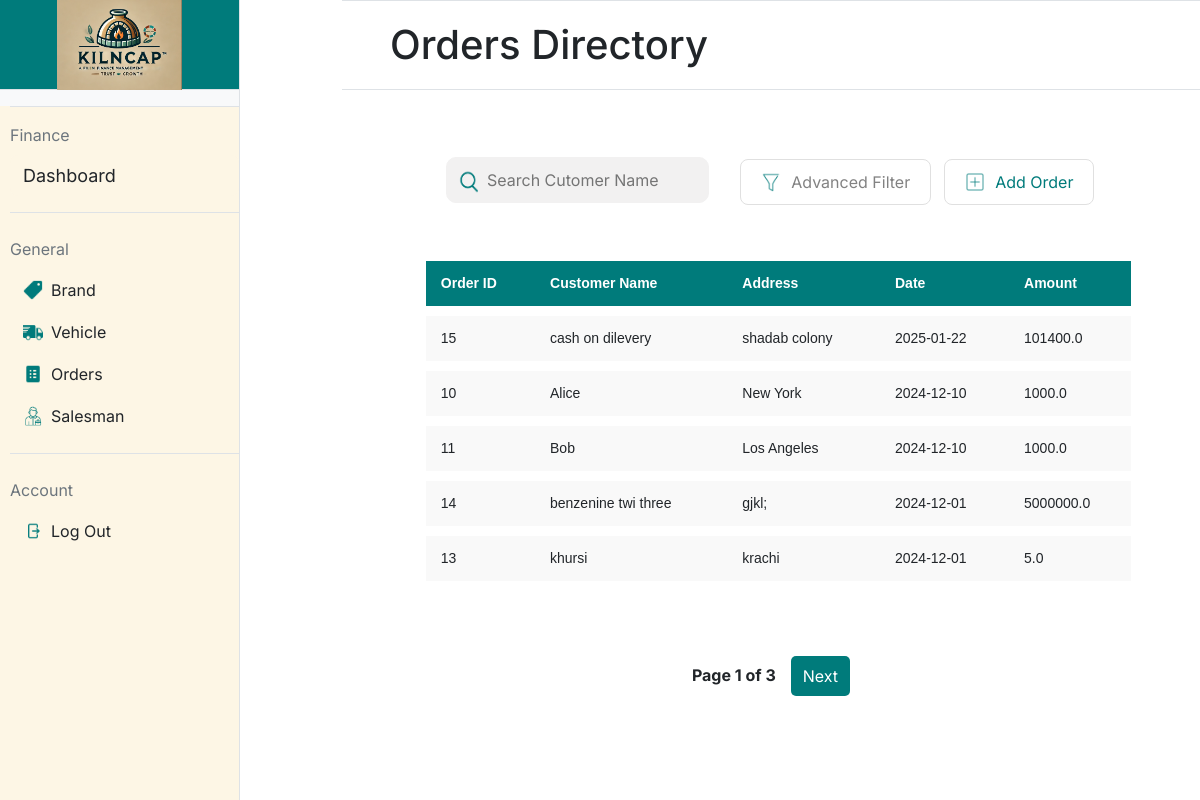
/orders (signed in), run on the app's committed database.
### models/order.py (models this page shows, shortened)
class Order(db.Model):
    __tablename__ = 'orders'
    id = db.Column(db.Integer, primary_key=True)  # Order ID
    customer_name = db.Column(db.String(100), nullable=False)  # Customer's name
    customer_contact = db.Column(db.String(15), nullable=False)  # Customer's contact number
    customer_address = db.Column(db.String(200), nullable=False)  # Customer's address
    vehicle_rent = db.Column(db.Float, nullable=False)  # Vehicle rent
    labor_cost = db.Column(db.Float, nullable=False)  # Labor cost
    total_amount = db.Column(db.Float, nullable=False)  # Total amount for the order
    order_date = db.Column(db.DateTime, nullable=False, default=db.func.current_timestamp())
    salesman_id = db.Column(db.Integer, db.ForeignKey('salesmen.id'), nullable=False)  # Salesman ID
    vehicle_id = db.Column(db.Integer, db.ForeignKey('vehicles.id'), nullable=False)  # Vehicle ID
    salesman = db.relationship('Salesman', backref=db.backref('orders', lazy=True))  # Salesman relationship
    vehicle = db.relationship('Vehicle', backref=db.backref('orders', lazy=True))  # Vehicle relationship
    items = db.relationship('Item', backref=db.backref('order', lazy=True), cascade='all, delete-orphan')  # Items relationship

### app.py (the view)
@app.route('/orders', methods=['GET'])
@login_required
def orders():
    page = request.args.get('page', 1, type=int)  # Get the current page number, default is 1
    per_page = 5  # Number of orders per page
    orders_paginated = Order.query.order_by(Order.order_date.desc()).paginate(page=page, per_page=per_page)
    return render_template('orders.html', orders=orders_paginated.items, pagination=orders_paginated)

### app.py (called while the page is built)
@login_manager.user_loader
def load_user(user_id):
    return User.query.get(int(user_id))

### models/user.py (called while the page is built)
    @property
    def is_active(self):
        return True

### templates/orders.html (shortened to what this page needs)
{% extends "base.html" %}
{% block title %}
    <link rel="stylesheet" href="static/orders.css">
{% endblock %}
{% block mainheading %}
Orders Directory
{% endblock %}
{% block maincontent %}
    <div>
        <table style="padding-left: 5.5%; width: 100%; table-layout: fixed;">
            <form action="{{ url_for('orders_list_buttons') }}" method="post">
                <td style="width:30%; padding-left: 85px;">
                    <div style="position: relative; width: 100%;">
                        <img src="/static/icons/search-icon.png"
                             alt="Search Icon"
                             style="position: absolute; left: 7px; top: 60%; transform: translateY(-50%); width: 30px; height: 30px;">
                        <input type="text" name="search_text" title="Press Enter to Search"
                               placeholder="Search Cutomer Name" onkeydown="if(event.key === 'Enter'){ this.form.submit(); }"
                               style="width: 100%; padding-left: 40px;">
                    </div>
                </td>
            </form>
            <form action="{{ url_for('orders_list_buttons') }}" method="post">
                <td style="width: 20%; padding-left: 30px; padding-top:15px; text-align: left; font-size: 16px; font-weight: bold;">
                    <button class="styled-button" name="button" value="filter_order" id="filterButton" type="button">
                        <img src="/static/icons/filter-icon.png" alt="Icon" class="button-icon">
                        Advanced Filter
                    </button>
                </td>
                <td style="width: 20%; padding-top:15px; text-align: right;">
                    <button class="styled-button" name="button" value="add_order">
                        <img src="/static/icons/add-icon.png" alt="Icon" class="button-icon">
                        <div style="color:#007B7B">Add Order</div>
                    </button>
                </td>
            </form>
        </table>
    <div style="padding: 5.5%;">
        <table class="styled-table" style="padding-left: 20px; width: 100%; border-collapse: separate; border-spacing: 0 10px;" >
            <thead>
                <tr>
                    <th>Order ID</th>
                    <th>Customer Name</th>
                    <th>Address</th>
                    <th>Date</th>
                    <th>Amount</th>
                </tr>
            </thead>
            <tbody>
                {% for order in orders %}
                <tr data-url="{{ url_for('order_details', order_id=order.id) }}" onclick="redirectToDetails(this)" style="cursor: pointer;">
                    <td>{{ order.id }}</td>
                    <td>{{ order.customer_name }}</td>
                    <td>{{ order.customer_address }}</td>
                    <td>{{ order.order_date.strftime('%Y-%m-%d') }}</td>
                    <td>{{ order.total_amount }}</td>
                        {% set total_quantity = 0 %}
                        {% for item in order.items %}
                            {% set total_quantity = total_quantity + item.quantity %}
                        {% endfor %}
                </tr>
                {% endfor %}
            </tbody>
        </table>
    </div>
    <div class="pagination">
        <span style="padding-top: 7px;">Page {{ pagination.page }} of {{ pagination.pages }}</span>
        {% if pagination.has_next %}
        <a href="{{ url_for('orders', page=pagination.next_num) }}">Next</a>
        {% endif %}
    </div>
    </div>
{% endblock %}

### static/styles.css (style rules this page uses)
body { font-family: "Inter"; margin: 0; height: 100vh; display: flex; }
input[type="text"], input[type="password"] { width: 100%; padding: 10px; margin-top: 10px; background-color: #f2f1f1; border: 1px solid #f2f1f1; border-radius: 10px; }

### static/orders.css (style rules this page uses)
body { font-family: 'Inter', sans-serif; margin: 0; padding: 0; box-sizing: border-box; height: 100vh; display: flex; flex-direction: column; overflow-x: hidden; }
.styled-button { display: flex; align-items: center; padding: 10px 20px; font-size: 16px; background-color: #FFFFFF; color: #828282; border: 1px #E0E0E0 solid; border-radius: 8px; cursor: pointer; outline: none; }
.button-icon { height: 20px; margin-right: 10px; }
.styled-table { width: 100%; border-collapse: separate; border-spacing: 0 10px; font-family: Arial, sans-serif; font-size: 14px; }
.styled-table thead tr { background-color: #007B7B; color: white; text-align: left; height: 40px; }
.styled-table th, .styled-table td { padding: 12px 15px; word-wrap: break-word; }
.styled-table tbody tr { background-color: #f9f9f9; border-bottom: 1px solid #dddddd; }
.styled-table tbody tr:last-of-type { border-bottom: none; }
.pagination { display: flex; justify-content: center; margin: 20px 0; }
.pagination a { margin: 0 5px; padding: 8px 12px; text-decoration: none; color: white; background-color: #007B7B; border-radius: 5px; }
.pagination span { margin: 0 10px; font-weight: bold; }

### data on the page
Order: id "15", customer_name "cash on dilevery", customer_address "shadab colony", order_date "2025-01-22", total_amount "101400.0"
Order: id "10", customer_name "Alice", customer_address "New York", order_date "2024-12-10", total_amount "1000.0"
Order: id "11", customer_name "Bob", customer_address "Los Angeles", order_date "2024-12-10", total_amount "1000.0"
Order: id "14", customer_name "benzenine twi three", customer_address "gjkl;", order_date "2024-12-01", total_amount "5000000.0"
Order: id "13", customer_name "khursi", customer_address "krachi", order_date "2024-12-01", total_amount "5.0"

### other printed values
{{ pagination.page }} "1"
{{ pagination.pages }} "3"
